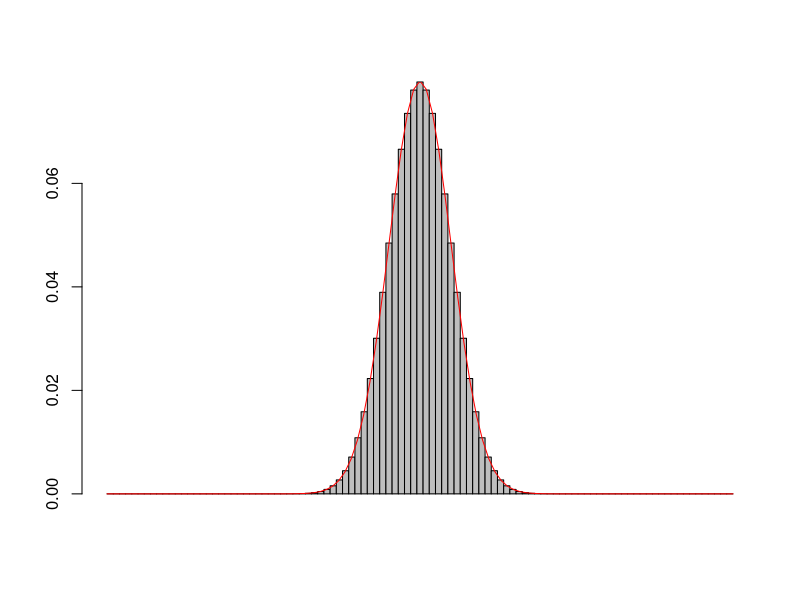

The R source for this figure:
## ---- chunk 1

n<-100
p<-.5
x<-c(seq(0,n,by=1))

barplot(dbinom(x,n,p),space=0)
curve(dnorm(x -.5, n * p, sqrt(n*p*(1-p))), col="red", add=T)


# we sample 100 teenagers, what is the probability that 70 ofr fewer have a phone
pbinom(70,100,.78)

